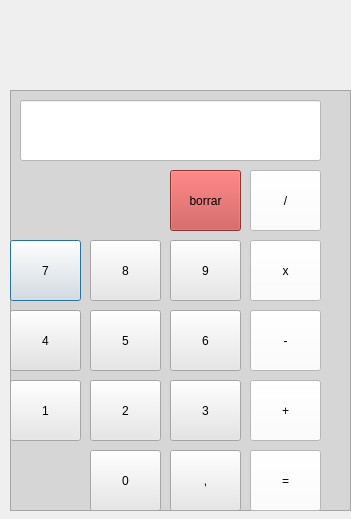
<?xml version="1.0" encoding="UTF-8"?>
<ui version="4.0">
 <class>Dialog</class>
 <widget class="QDialog" name="Dialog">
  <property name="geometry">
   <rect>
    <x>0</x>
    <y>0</y>
    <width>351</width>
    <height>519</height>
   </rect>
  </property>
  <property name="windowTitle">
   <string>Dialog</string>
  </property>
  <widget class="QPushButton" name="pushButton_4">
   <property name="geometry">
    <rect>
     <x>10</x>
     <y>240</y>
     <width>71</width>
     <height>61</height>
    </rect>
   </property>
   <property name="styleSheet">
    <string notr="true">background-color: rgb(231, 231, 231);</string>
   </property>
   <property name="text">
    <string>7</string>
   </property>
  </widget>
  <widget class="QPushButton" name="pushButton_3">
   <property name="geometry">
    <rect>
     <x>90</x>
     <y>240</y>
     <width>71</width>
     <height>61</height>
    </rect>
   </property>
   <property name="styleSheet">
    <string notr="true">background-color: rgb(231, 231, 231);</string>
   </property>
   <property name="text">
    <string>8</string>
   </property>
  </widget>
  <widget class="QPushButton" name="pushButton_5">
   <property name="geometry">
    <rect>
     <x>170</x>
     <y>240</y>
     <width>71</width>
     <height>61</height>
    </rect>
   </property>
   <property name="styleSheet">
    <string notr="true">background-color: rgb(231, 231, 231);</string>
   </property>
   <property name="text">
    <string>9</string>
   </property>
  </widget>
  <widget class="QPushButton" name="pushButton_6">
   <property name="geometry">
    <rect>
     <x>250</x>
     <y>240</y>
     <width>71</width>
     <height>61</height>
    </rect>
   </property>
   <property name="styleSheet">
    <string notr="true">background-color: rgb(231, 231, 231);
background-color: rgb(255, 255, 255);</string>
   </property>
   <property name="text">
    <string>x</string>
   </property>
  </widget>
  <widget class="QPushButton" name="pushButton_15">
   <property name="geometry">
    <rect>
     <x>10</x>
     <y>310</y>
     <width>71</width>
     <height>61</height>
    </rect>
   </property>
   <property name="styleSheet">
    <string notr="true">background-color: rgb(227, 227, 227);</string>
   </property>
   <property name="text">
    <string>4</string>
   </property>
  </widget>
  <widget class="QPushButton" name="pushButton_16">
   <property name="geometry">
    <rect>
     <x>10</x>
     <y>380</y>
     <width>71</width>
     <height>61</height>
    </rect>
   </property>
   <property name="styleSheet">
    <string notr="true">background-color: rgb(223, 223, 223);
background-color: rgb(231, 231, 231);</string>
   </property>
   <property name="text">
    <string>1</string>
   </property>
  </widget>
  <widget class="QPushButton" name="pushButton_18">
   <property name="geometry">
    <rect>
     <x>90</x>
     <y>310</y>
     <width>71</width>
     <height>61</height>
    </rect>
   </property>
   <property name="styleSheet">
    <string notr="true">background-color: rgb(218, 218, 218);
background-color: rgb(231, 231, 231);</string>
   </property>
   <property name="text">
    <string>5</string>
   </property>
  </widget>
  <widget class="QPushButton" name="pushButton_19">
   <property name="geometry">
    <rect>
     <x>90</x>
     <y>380</y>
     <width>71</width>
     <height>61</height>
    </rect>
   </property>
   <property name="styleSheet">
    <string notr="true">background-color: rgb(231, 231, 231);</string>
   </property>
   <property name="text">
    <string>2</string>
   </property>
  </widget>
  <widget class="QPushButton" name="pushButton_20">
   <property name="geometry">
    <rect>
     <x>90</x>
     <y>450</y>
     <width>71</width>
     <height>61</height>
    </rect>
   </property>
   <property name="styleSheet">
    <string notr="true">background-color: rgb(231, 231, 231);</string>
   </property>
   <property name="text">
    <string>0</string>
   </property>
  </widget>
  <widget class="QPushButton" name="pushButton_7">
   <property name="geometry">
    <rect>
     <x>170</x>
     <y>310</y>
     <width>71</width>
     <height>61</height>
    </rect>
   </property>
   <property name="styleSheet">
    <string notr="true">background-color: rgb(220, 220, 220);
background-color: rgb(231, 231, 231);</string>
   </property>
   <property name="text">
    <string>6</string>
   </property>
  </widget>
  <widget class="QPushButton" name="pushButton_8">
   <property name="geometry">
    <rect>
     <x>170</x>
     <y>380</y>
     <width>71</width>
     <height>61</height>
    </rect>
   </property>
   <property name="styleSheet">
    <string notr="true">background-color: rgb(229, 229, 229);</string>
   </property>
   <property name="text">
    <string>3</string>
   </property>
  </widget>
  <widget class="QPushButton" name="pushButton_9">
   <property name="geometry">
    <rect>
     <x>170</x>
     <y>450</y>
     <width>71</width>
     <height>61</height>
    </rect>
   </property>
   <property name="styleSheet">
    <string notr="true">background-color: rgb(231, 231, 231);</string>
   </property>
   <property name="text">
    <string>,</string>
   </property>
  </widget>
  <widget class="QPushButton" name="pushButton_11">
   <property name="geometry">
    <rect>
     <x>250</x>
     <y>380</y>
     <width>71</width>
     <height>61</height>
    </rect>
   </property>
   <property name="styleSheet">
    <string notr="true">background-color: rgb(227, 227, 227);
background-color: rgb(255, 255, 255);</string>
   </property>
   <property name="text">
    <string>+</string>
   </property>
  </widget>
  <widget class="QPushButton" name="pushButton_12">
   <property name="geometry">
    <rect>
     <x>250</x>
     <y>450</y>
     <width>71</width>
     <height>61</height>
    </rect>
   </property>
   <property name="styleSheet">
    <string notr="true">background-color: rgb(231, 231, 231);
background-color: rgb(255, 255, 255);</string>
   </property>
   <property name="text">
    <string>=</string>
   </property>
  </widget>
  <widget class="QPushButton" name="pushButton_13">
   <property name="geometry">
    <rect>
     <x>250</x>
     <y>170</y>
     <width>71</width>
     <height>61</height>
    </rect>
   </property>
   <property name="styleSheet">
    <string notr="true">background-color: rgb(255, 255, 255);</string>
   </property>
   <property name="text">
    <string>/</string>
   </property>
  </widget>
  <widget class="QPushButton" name="pushButton_22">
   <property name="geometry">
    <rect>
     <x>170</x>
     <y>170</y>
     <width>71</width>
     <height>61</height>
    </rect>
   </property>
   <property name="styleSheet">
    <string notr="true">background-color: rgb(197, 69, 69);</string>
   </property>
   <property name="text">
    <string>borrar</string>
   </property>
  </widget>
  <widget class="QFrame" name="frame">
   <property name="geometry">
    <rect>
     <x>10</x>
     <y>90</y>
     <width>341</width>
     <height>421</height>
    </rect>
   </property>
   <property name="styleSheet">
    <string notr="true">background-color: rgb(57, 153, 255);
background-color: rgb(226, 226, 226);
background-color: rgb(170, 255, 255);
background-color: rgb(214, 214, 214);</string>
   </property>
   <property name="frameShape">
    <enum>QFrame::StyledPanel</enum>
   </property>
   <property name="frameShadow">
    <enum>QFrame::Raised</enum>
   </property>
   <widget class="QPushButton" name="pushButton_10">
    <property name="geometry">
     <rect>
      <x>240</x>
      <y>220</y>
      <width>71</width>
      <height>61</height>
     </rect>
    </property>
    <property name="styleSheet">
     <string notr="true">background-color: rgb(255, 255, 255);</string>
    </property>
    <property name="text">
     <string>-</string>
    </property>
   </widget>
   <widget class="QLineEdit" name="lineEdit">
    <property name="geometry">
     <rect>
      <x>10</x>
      <y>10</y>
      <width>301</width>
      <height>61</height>
     </rect>
    </property>
    <property name="styleSheet">
     <string notr="true">background-color: rgb(255, 255, 255);</string>
    </property>
   </widget>
  </widget>
  <zorder>frame</zorder>
  <zorder>pushButton_4</zorder>
  <zorder>pushButton_3</zorder>
  <zorder>pushButton_5</zorder>
  <zorder>pushButton_6</zorder>
  <zorder>pushButton_15</zorder>
  <zorder>pushButton_16</zorder>
  <zorder>pushButton_18</zorder>
  <zorder>pushButton_19</zorder>
  <zorder>pushButton_20</zorder>
  <zorder>pushButton_7</zorder>
  <zorder>pushButton_8</zorder>
  <zorder>pushButton_9</zorder>
  <zorder>pushButton_11</zorder>
  <zorder>pushButton_12</zorder>
  <zorder>pushButton_13</zorder>
  <zorder>pushButton_22</zorder>
 </widget>
 <resources/>
 <connections/>
</ui>
